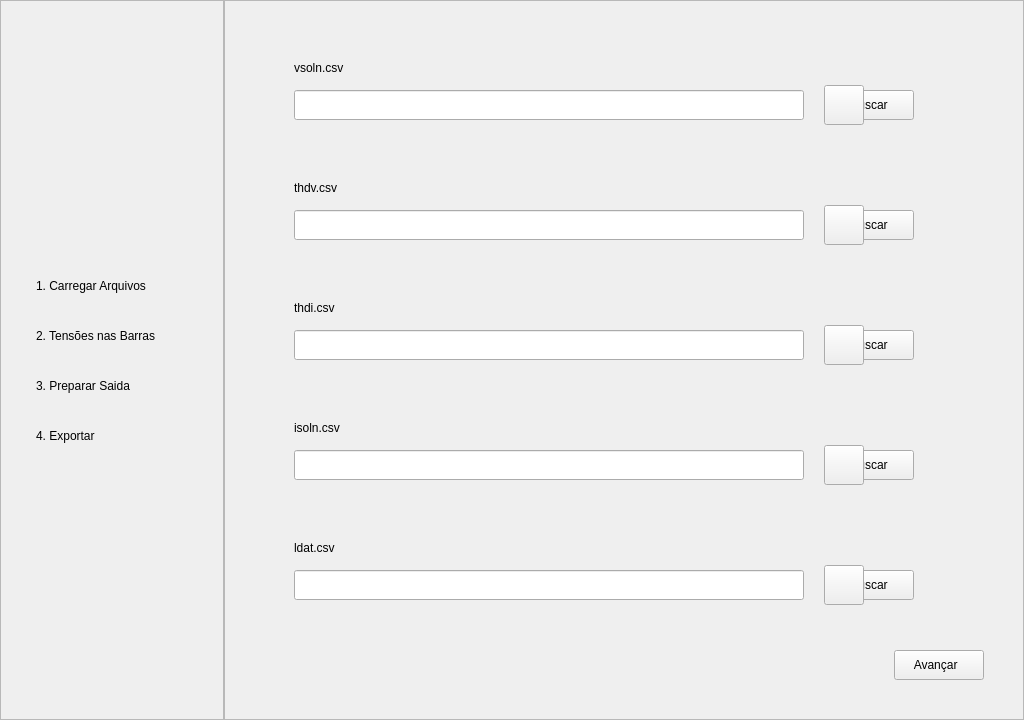
<?xml version="1.0" encoding="UTF-8"?>
<ui version="4.0">
 <class>MainWindow</class>
 <widget class="QMainWindow" name="MainWindow">
  <property name="geometry">
   <rect>
    <x>0</x>
    <y>0</y>
    <width>1024</width>
    <height>720</height>
   </rect>
  </property>
  <property name="minimumSize">
   <size>
    <width>1024</width>
    <height>720</height>
   </size>
  </property>
  <property name="maximumSize">
   <size>
    <width>1024</width>
    <height>720</height>
   </size>
  </property>
  <property name="windowTitle">
   <string>MainWindow</string>
  </property>
  <widget class="QWidget" name="centralwidget">
   <widget class="QFrame" name="statusFrame">
    <property name="geometry">
     <rect>
      <x>0</x>
      <y>0</y>
      <width>224</width>
      <height>720</height>
     </rect>
    </property>
    <property name="frameShape">
     <enum>QFrame::StyledPanel</enum>
    </property>
    <property name="frameShadow">
     <enum>QFrame::Raised</enum>
    </property>
    <widget class="QLabel" name="txtTensoesNasBarras">
     <property name="geometry">
      <rect>
       <x>36</x>
       <y>320</y>
       <width>191</width>
       <height>31</height>
      </rect>
     </property>
     <property name="text">
      <string>2. Tensões nas Barras</string>
     </property>
    </widget>
    <widget class="QLabel" name="txtCarregarArquivos">
     <property name="geometry">
      <rect>
       <x>36</x>
       <y>270</y>
       <width>191</width>
       <height>31</height>
      </rect>
     </property>
     <property name="text">
      <string>1. Carregar Arquivos</string>
     </property>
    </widget>
    <widget class="QLabel" name="txtPrepararSaida">
     <property name="geometry">
      <rect>
       <x>36</x>
       <y>370</y>
       <width>191</width>
       <height>31</height>
      </rect>
     </property>
     <property name="text">
      <string>3. Preparar Saida</string>
     </property>
    </widget>
    <widget class="QLabel" name="txtExportar">
     <property name="geometry">
      <rect>
       <x>36</x>
       <y>420</y>
       <width>191</width>
       <height>31</height>
      </rect>
     </property>
     <property name="text">
      <string>4. Exportar</string>
     </property>
    </widget>
    <widget class="QLabel" name="lblVerifica1">
     <property name="geometry">
      <rect>
       <x>6</x>
       <y>277</y>
       <width>20</width>
       <height>20</height>
      </rect>
     </property>
     <property name="text">
      <string/>
     </property>
     <property name="pixmap">
      <pixmap resource="ArquivoDeRecursos.qrc">:/icons/imgs/icons/checked.png</pixmap>
     </property>
     <property name="scaledContents">
      <bool>true</bool>
     </property>
    </widget>
    <widget class="QLabel" name="lblVerifica2">
     <property name="geometry">
      <rect>
       <x>6</x>
       <y>327</y>
       <width>20</width>
       <height>20</height>
      </rect>
     </property>
     <property name="text">
      <string/>
     </property>
     <property name="pixmap">
      <pixmap resource="ArquivoDeRecursos.qrc">:/icons/imgs/icons/checked.png</pixmap>
     </property>
     <property name="scaledContents">
      <bool>true</bool>
     </property>
    </widget>
    <widget class="QLabel" name="lblVerifica3">
     <property name="geometry">
      <rect>
       <x>6</x>
       <y>377</y>
       <width>20</width>
       <height>20</height>
      </rect>
     </property>
     <property name="text">
      <string/>
     </property>
     <property name="pixmap">
      <pixmap resource="ArquivoDeRecursos.qrc">:/icons/imgs/icons/checked.png</pixmap>
     </property>
     <property name="scaledContents">
      <bool>true</bool>
     </property>
    </widget>
    <widget class="QLabel" name="lblVerifica4">
     <property name="geometry">
      <rect>
       <x>6</x>
       <y>427</y>
       <width>20</width>
       <height>20</height>
      </rect>
     </property>
     <property name="text">
      <string/>
     </property>
     <property name="pixmap">
      <pixmap resource="ArquivoDeRecursos.qrc">:/icons/imgs/icons/checked.png</pixmap>
     </property>
     <property name="scaledContents">
      <bool>true</bool>
     </property>
    </widget>
   </widget>
   <widget class="QFrame" name="frameArquivos">
    <property name="geometry">
     <rect>
      <x>224</x>
      <y>0</y>
      <width>800</width>
      <height>720</height>
     </rect>
    </property>
    <property name="frameShape">
     <enum>QFrame::StyledPanel</enum>
    </property>
    <property name="frameShadow">
     <enum>QFrame::Raised</enum>
    </property>
    <widget class="QLabel" name="txtVsoln">
     <property name="geometry">
      <rect>
       <x>70</x>
       <y>60</y>
       <width>81</width>
       <height>16</height>
      </rect>
     </property>
     <property name="text">
      <string>vsoln.csv</string>
     </property>
    </widget>
    <widget class="QLineEdit" name="lineEditVsoln">
     <property name="geometry">
      <rect>
       <x>70</x>
       <y>90</y>
       <width>510</width>
       <height>30</height>
      </rect>
     </property>
    </widget>
    <widget class="QLabel" name="txtThdv">
     <property name="geometry">
      <rect>
       <x>70</x>
       <y>180</y>
       <width>71</width>
       <height>16</height>
      </rect>
     </property>
     <property name="text">
      <string>thdv.csv</string>
     </property>
    </widget>
    <widget class="QLineEdit" name="lineEditThdv">
     <property name="geometry">
      <rect>
       <x>70</x>
       <y>210</y>
       <width>510</width>
       <height>30</height>
      </rect>
     </property>
    </widget>
    <widget class="QLabel" name="txtThdi">
     <property name="geometry">
      <rect>
       <x>70</x>
       <y>300</y>
       <width>71</width>
       <height>16</height>
      </rect>
     </property>
     <property name="text">
      <string>thdi.csv</string>
     </property>
    </widget>
    <widget class="QLineEdit" name="lineEditThdi">
     <property name="geometry">
      <rect>
       <x>70</x>
       <y>330</y>
       <width>510</width>
       <height>30</height>
      </rect>
     </property>
    </widget>
    <widget class="QLabel" name="txtIsoln">
     <property name="geometry">
      <rect>
       <x>70</x>
       <y>420</y>
       <width>81</width>
       <height>16</height>
      </rect>
     </property>
     <property name="text">
      <string>isoln.csv</string>
     </property>
    </widget>
    <widget class="QLineEdit" name="lineEditIsoln">
     <property name="geometry">
      <rect>
       <x>70</x>
       <y>450</y>
       <width>510</width>
       <height>30</height>
      </rect>
     </property>
    </widget>
    <widget class="QLabel" name="txtLdat">
     <property name="geometry">
      <rect>
       <x>70</x>
       <y>540</y>
       <width>81</width>
       <height>16</height>
      </rect>
     </property>
     <property name="text">
      <string>ldat.csv</string>
     </property>
    </widget>
    <widget class="QLineEdit" name="lineEditLdat">
     <property name="geometry">
      <rect>
       <x>70</x>
       <y>570</y>
       <width>510</width>
       <height>30</height>
      </rect>
     </property>
    </widget>
    <widget class="QPushButton" name="btnVsoln">
     <property name="geometry">
      <rect>
       <x>600</x>
       <y>90</y>
       <width>90</width>
       <height>30</height>
      </rect>
     </property>
     <property name="cursor">
      <cursorShape>PointingHandCursor</cursorShape>
     </property>
     <property name="text">
      <string>Buscar</string>
     </property>
    </widget>
    <widget class="QPushButton" name="btnThdv">
     <property name="geometry">
      <rect>
       <x>600</x>
       <y>210</y>
       <width>90</width>
       <height>30</height>
      </rect>
     </property>
     <property name="cursor">
      <cursorShape>PointingHandCursor</cursorShape>
     </property>
     <property name="text">
      <string>Buscar</string>
     </property>
    </widget>
    <widget class="QPushButton" name="btnThdi">
     <property name="geometry">
      <rect>
       <x>600</x>
       <y>330</y>
       <width>90</width>
       <height>30</height>
      </rect>
     </property>
     <property name="cursor">
      <cursorShape>PointingHandCursor</cursorShape>
     </property>
     <property name="text">
      <string>Buscar</string>
     </property>
    </widget>
    <widget class="QPushButton" name="btnIsoln">
     <property name="geometry">
      <rect>
       <x>600</x>
       <y>450</y>
       <width>90</width>
       <height>30</height>
      </rect>
     </property>
     <property name="cursor">
      <cursorShape>PointingHandCursor</cursorShape>
     </property>
     <property name="text">
      <string>Buscar</string>
     </property>
    </widget>
    <widget class="QPushButton" name="btnLdat">
     <property name="geometry">
      <rect>
       <x>600</x>
       <y>570</y>
       <width>90</width>
       <height>30</height>
      </rect>
     </property>
     <property name="cursor">
      <cursorShape>PointingHandCursor</cursorShape>
     </property>
     <property name="text">
      <string>Buscar</string>
     </property>
    </widget>
    <widget class="QPushButton" name="btnAvancar">
     <property name="geometry">
      <rect>
       <x>670</x>
       <y>650</y>
       <width>90</width>
       <height>30</height>
      </rect>
     </property>
     <property name="cursor">
      <cursorShape>PointingHandCursor</cursorShape>
     </property>
     <property name="text">
      <string>Avançar  </string>
     </property>
    </widget>
    <widget class="QPushButton" name="btnLixeiraVsoln">
     <property name="geometry">
      <rect>
       <x>600</x>
       <y>85</y>
       <width>40</width>
       <height>40</height>
      </rect>
     </property>
     <property name="cursor">
      <cursorShape>PointingHandCursor</cursorShape>
     </property>
     <property name="text">
      <string/>
     </property>
     <property name="iconSize">
      <size>
       <width>24</width>
       <height>24</height>
      </size>
     </property>
    </widget>
    <widget class="QPushButton" name="btnLixeiraThdv">
     <property name="geometry">
      <rect>
       <x>600</x>
       <y>205</y>
       <width>40</width>
       <height>40</height>
      </rect>
     </property>
     <property name="cursor">
      <cursorShape>PointingHandCursor</cursorShape>
     </property>
     <property name="text">
      <string/>
     </property>
     <property name="iconSize">
      <size>
       <width>24</width>
       <height>24</height>
      </size>
     </property>
    </widget>
    <widget class="QPushButton" name="btnLixeiraThdi">
     <property name="geometry">
      <rect>
       <x>600</x>
       <y>325</y>
       <width>40</width>
       <height>40</height>
      </rect>
     </property>
     <property name="cursor">
      <cursorShape>PointingHandCursor</cursorShape>
     </property>
     <property name="text">
      <string/>
     </property>
     <property name="iconSize">
      <size>
       <width>24</width>
       <height>24</height>
      </size>
     </property>
    </widget>
    <widget class="QPushButton" name="btnLixeiraIsoln">
     <property name="geometry">
      <rect>
       <x>600</x>
       <y>445</y>
       <width>40</width>
       <height>40</height>
      </rect>
     </property>
     <property name="cursor">
      <cursorShape>PointingHandCursor</cursorShape>
     </property>
     <property name="text">
      <string/>
     </property>
     <property name="iconSize">
      <size>
       <width>24</width>
       <height>24</height>
      </size>
     </property>
    </widget>
    <widget class="QPushButton" name="btnLixeiraLdat">
     <property name="geometry">
      <rect>
       <x>600</x>
       <y>565</y>
       <width>40</width>
       <height>40</height>
      </rect>
     </property>
     <property name="cursor">
      <cursorShape>PointingHandCursor</cursorShape>
     </property>
     <property name="text">
      <string/>
     </property>
     <property name="iconSize">
      <size>
       <width>24</width>
       <height>24</height>
      </size>
     </property>
    </widget>
   </widget>
  </widget>
  <widget class="QMenuBar" name="menubar">
   <property name="geometry">
    <rect>
     <x>0</x>
     <y>0</y>
     <width>1024</width>
     <height>21</height>
    </rect>
   </property>
  </widget>
 </widget>
 <resources>
  <include location="ArquivoDeRecursos.qrc"/>
 </resources>
 <connections/>
</ui>
